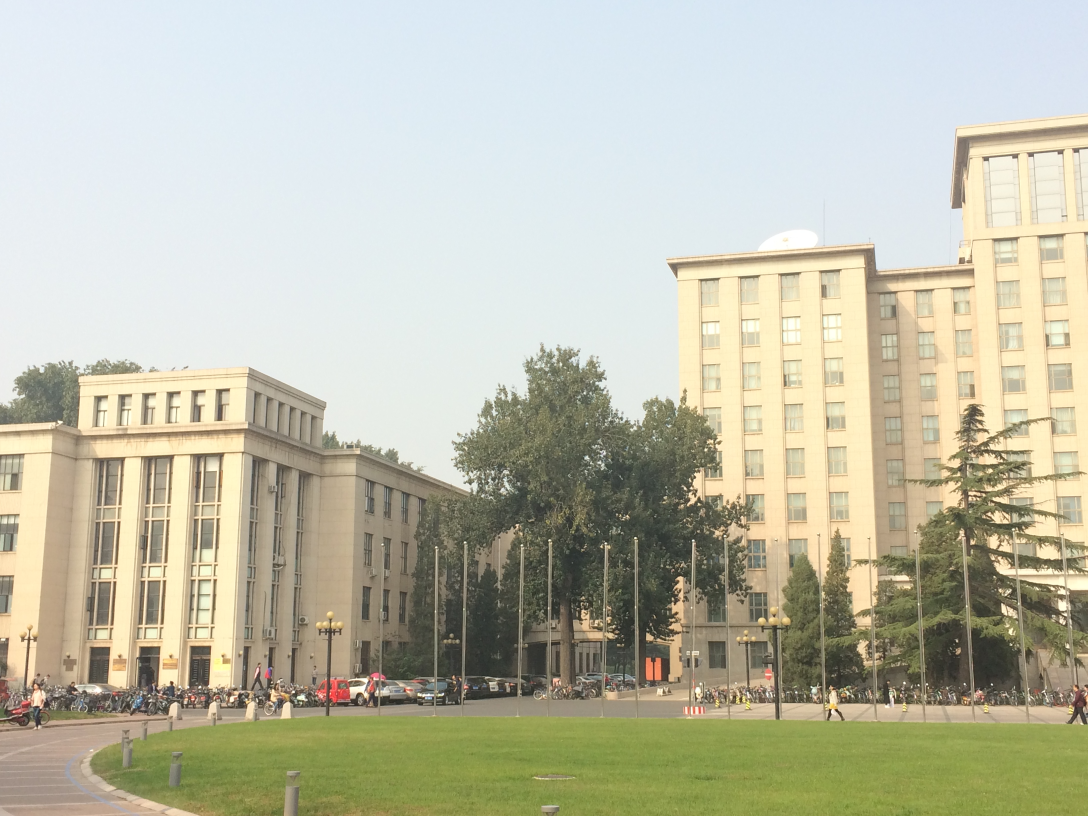
%> input picture 1-Photo-Stiching/program/1.JPG, 3264 x 2448 px (shown at 1/3 size)
$ octave --eval "PROJ1;"   (GNU Octave 9; MATLAB toolbox functions it lacks are replaced by stand-ins)
%> lines starting %> are read from the running program, lines starting %| are printed output that depends on the picture
function PROJ1

    %读取三张图片及其尺寸大小
    img1= imread('1.jpg');
    img2= imread('2.jpg');
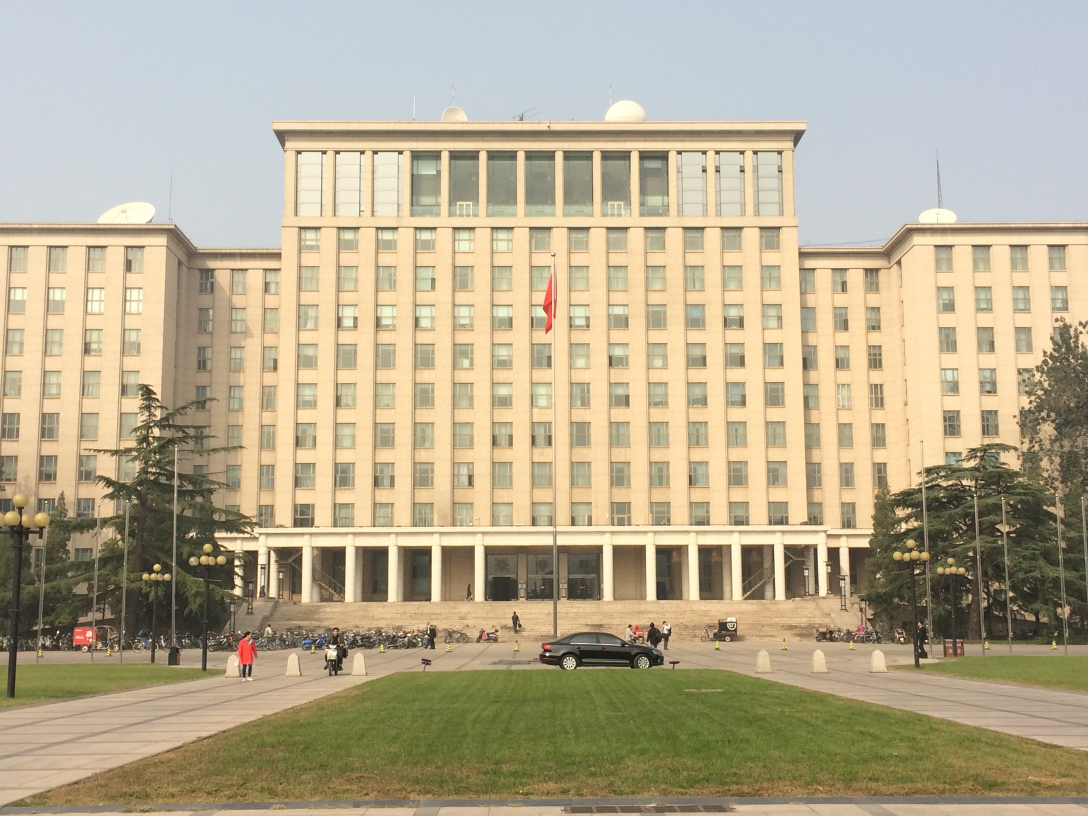
%> input picture 1-Photo-Stiching/program/2.JPG, 3264 x 2448 px (shown at 1/3 size)
    img3= imread('3.jpg');
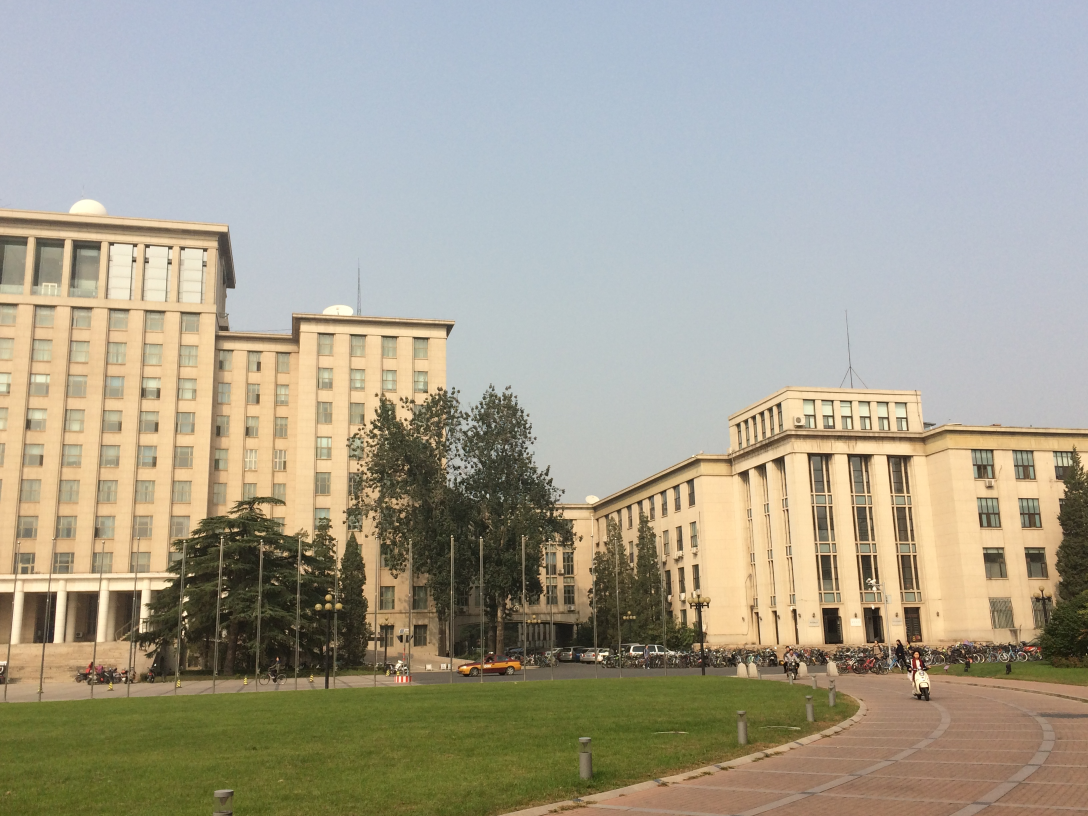
%> input picture 1-Photo-Stiching/program/3.JPG, 3264 x 2448 px (shown at 1/3 size)
    [M,N,~]=size(img1);
%> M = 2448; N = 3264

    %分离三张图片的RGB值，并根据各图曝光度进行微调
    img1r(:,:)=img1(:,:,1)-15;
    img1g(:,:)=img1(:,:,2)-21;
    img1b(:,:)=img1(:,:,3)-21;

    img2r(:,:)=img2(:,:,1);
    img2g(:,:)=img2(:,:,2);
    img2b(:,:)=img2(:,:,3);

    img3r(:,:)=min(img3(:,:,1)+9,255);
    img3g(:,:)=min(img3(:,:,2)+6,255);
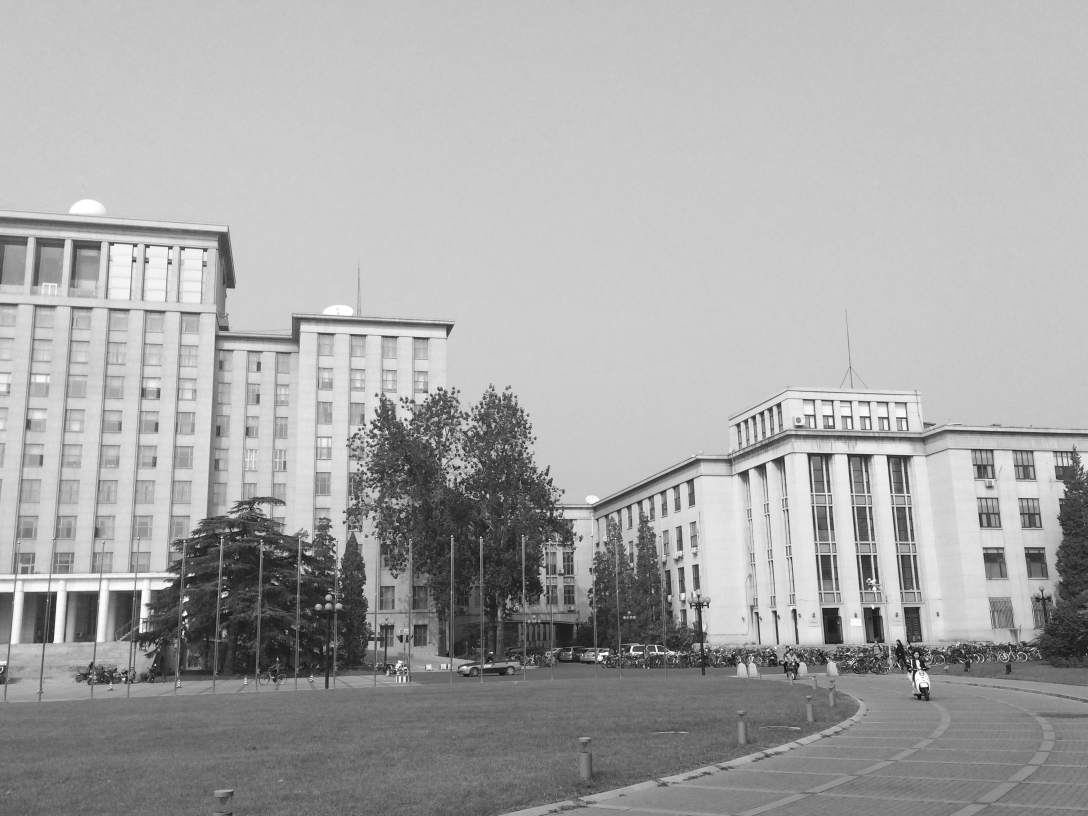
%> img3g: size 2448x3264 uint8 (shown at 1/3 size); min 6, max 255, mean 167.6
    img3b(:,:)=min(img3(:,:,3)+11,255);
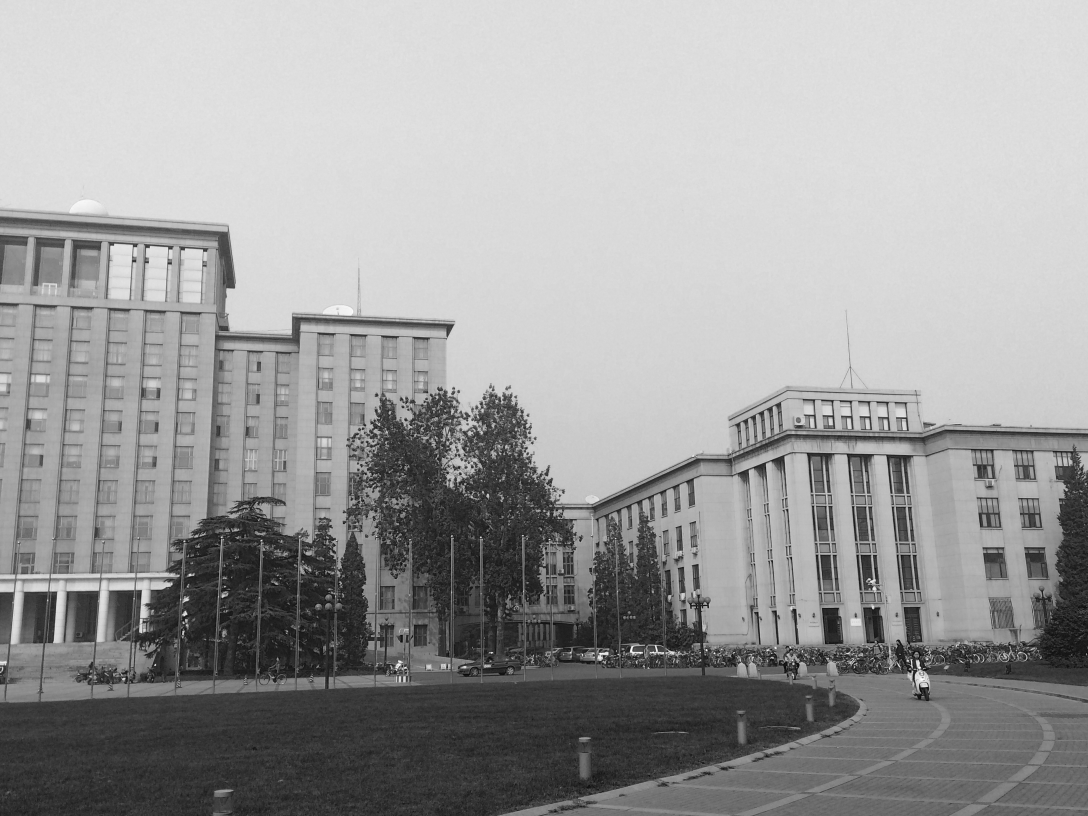
%> img3b: size 2448x3264 uint8 (shown at 1/3 size); min 11, max 255, mean 156.6

    %%%%%%%%%%%%%%%%%%%%%%%%%%%%%%%%%%%%%%%%%%%%%%%%%%%%%%%%%%%%%
    %图片1与图片2的拼接

    dot=[2032,845;2593,806;2051,1869;2638,1870];    %选取想让它成为矩形的四个点，在图中以主楼左侧的窗户四角为基准点
    w=round(sqrt((dot(1,1)-dot(2,1))^2+(dot(1,2)-dot(2,2))^2));	%从原四边形获得新矩形宽
    h=round(sqrt((dot(1,1)-dot(3,1))^2+(dot(1,2)-dot(3,2))^2));	%从原四边形获得新矩形高

    %控制点坐标
    x=[dot(1,1) dot(2,1) dot(3,1) dot(4,1)];
    y=[dot(1,2) dot(2,2) dot(3,2) dot(4,2)];
    %对应点坐标
    X=[dot(1,1) dot(1,1)+w dot(1,1) dot(1,1)+w];
    Y=[dot(1,2) dot(1,2) dot(1,2)+h dot(1,2)+h];

    %根据仿射变换原理设置求解rot矩阵
    B=[X(1) Y(1) X(2) Y(2) X(3) Y(3) X(4) Y(4)]';
    A=[x(1) y(1) 1 0 0 0 -X(1)*x(1) -X(1)*y(1);
       0 0 0 x(1) y(1) 1 -Y(1)*x(1) -Y(1)*y(1);
       x(2) y(2) 1 0 0 0 -X(2)*x(2) -X(2)*y(2);
       0 0 0 x(2) y(2) 1 -Y(2)*x(2) -Y(2)*y(2);
       x(3) y(3) 1 0 0 0 -X(3)*x(3) -X(3)*y(3);
       0 0 0 x(3) y(3) 1 -Y(3)*x(3) -Y(3)*y(3);
       x(4) y(4) 1 0 0 0 -X(4)*x(4) -X(4)*y(4);
       0 0 0 x(4) y(4) 1 -Y(4)*x(4) -Y(4)*y(4)];
    fa=A\B;	%[a b c d e f g h]矩阵
    a=fa(1);b=fa(2);c=fa(3);
    d=fa(4);e=fa(5);f=fa(6);
    g=fa(7);h=fa(8);
    rot=[a b c;
         d e f;
         g h 1];    %求取变换矩阵

    LU=rot*[1 1 1]'/(g*1+h*1+1);  %变换后图像左上点
    RU=rot*[M 1 1]'/(g*M+h*1+1);  %变换后图像右上点
%> RU = [2482.7; -7.92; 1]
    LD=rot*[1 N 1]'/(g*1+h*N+1);  %变换后图像左下点
%> LD = [-235.3; 3338.4; 1]
    RD=rot*[M N 1]'/(g*M+h*N+1);  %变换后图像右下点
%> RD = [2373.7; 3104.1; 1]

    height=round(max([LU(2) RU(2) LD(2) RD(2)])-min([LU(2) RU(2) LD(2) RD(2)]));    %变换后图像的高度
%> height = 3747
    length=round(max([LU(1) RU(1) LD(1) RD(1)])-min([LU(1) RU(1) LD(1) RD(1)]));	%变换后图像的宽度
%> length = 3010
    imgn=zeros(length,height);

    delta_x=round(abs(min([LU(1) RU(1) LD(1) RD(1)])));	%取得x方向的负轴超出的偏移量
%> delta_x = 528
    delta_y=round(abs(min([LU(2) RU(2) LD(2) RD(2)])));	%取得y方向的负轴超出的偏移量
%> delta_y = 409
    inv_rot=inv(rot);   %变换矩阵的逆矩阵

    %插值寻点
    for i = 1-delta_x:length-delta_x
        for j = 1-delta_y:height-delta_y
            pix=inv_rot*[i j 1]';       %求原图像中坐标
            pix=inv([g*pix(1)-1 h*pix(1);g*pix(2) h*pix(2)-1])*[-pix(1) -pix(2)]';
            if pix(1)>=0.5 && pix(2)>=0.5 && pix(1)<=M && pix(2)<=N
                %最近邻插值
                imgnr(i+delta_x,j+delta_y)=img1r(round(pix(1)),round(pix(2)));
                imgng(i+delta_x,j+delta_y)=img1g(round(pix(1)),round(pix(2)));
                imgnb(i+delta_x,j+delta_y)=img1b(round(pix(1)),round(pix(2)));
            end
        end
    end

    %RGB通道合成为一张彩色图imgn
    imgn(:,:,1)=imgnr(:,:);
    imgn(:,:,2)=imgng(:,:);
    imgn(:,:,3)=imgnb(:,:);

    imgn1=imrotate(imgn,-3,'bilinear','Loose'); %根据图片方向，进行旋转变换。此处使用Matlab函数，使之顺时针旋转3°
    imgn2=imresize(imgn1,0.85,'bilinear');      %根据图1、图2比例关系，进行放缩变换。此处使用Matlab函数，使之缩小为原图的0.85倍

    %根据拼接对应点关系，将图1、图2汇总至一张新图中
    for i=1:2722
        for j=1:2260
            for k=1:3
                img12(i,j,k)=imgn2(i,j,k);
            end
        end
    end
    for i=434:2881
        for j=2261:5440
            for k=1:3
                img12(i,j,k)=img2(i-433,j-2176,k);
            end
        end
    end

    %显示并保存图1、图2拼接结果
    figure;
    imshow(uint8(img12));
    imwrite(uint8(img12),'1&2.jpg');

    %%%%%%%%%%%%%%%%%%%%%%%%%%%%%%%%%%%%%%%%%%%%%%%%%%%%%%%%%%%%%
    %图片1、图片2的拼接结果 和 图片3 的拼接

    dot=[914,101;1548,47;938,605;1547,571]; %选取想让它成为矩形的四个点，在图中以主楼右侧的窗户四角为基准点
    w=round(sqrt((dot(1,1)-dot(2,1))^2+(dot(1,2)-dot(2,2))^2));     %从原四边形获得新矩形宽
    h=round(sqrt((dot(1,1)-dot(3,1))^2+(dot(1,2)-dot(3,2))^2));     %从原四边形获得新矩形高

    %控制点坐标
    x=[dot(1,1) dot(2,1) dot(3,1) dot(4,1)];
    y=[dot(1,2) dot(2,2) dot(3,2) dot(4,2)];
    %对应点坐标
    X=[dot(1,1) dot(1,1)+w dot(1,1) dot(1,1)+w];
    Y=[dot(1,2) dot(1,2) dot(1,2)+h dot(1,2)+h];

    %根据仿射变换原理设置求解rot矩阵
    B=[X(1) Y(1) X(2) Y(2) X(3) Y(3) X(4) Y(4)]';
    A=[x(1) y(1) 1 0 0 0 -X(1)*x(1) -X(1)*y(1);
       0 0 0 x(1) y(1) 1 -Y(1)*x(1) -Y(1)*y(1);
       x(2) y(2) 1 0 0 0 -X(2)*x(2) -X(2)*y(2);
       0 0 0 x(2) y(2) 1 -Y(2)*x(2) -Y(2)*y(2);
       x(3) y(3) 1 0 0 0 -X(3)*x(3) -X(3)*y(3);
       0 0 0 x(3) y(3) 1 -Y(3)*x(3) -Y(3)*y(3);
       x(4) y(4) 1 0 0 0 -X(4)*x(4) -X(4)*y(4);
       0 0 0 x(4) y(4) 1 -Y(4)*x(4) -Y(4)*y(4)];
    fa=A\B;	%[a b c d e f g h]矩阵
    a=fa(1);b=fa(2);c=fa(3);
    d=fa(4);e=fa(5);f=fa(6);
    g=fa(7);h=fa(8);
    rot=[a b c;
         d e f;
         g h 1];	%求取变换矩阵

    LU=rot*[1 1 1]'/(g*1+h*1+1);  %变换后图像左上点
    RU=rot*[M 1 1]'/(g*M+h*1+1);  %变换后图像右上点
    LD=rot*[1 N 1]'/(g*1+h*N+1);  %变换后图像左下点
    RD=rot*[M N 1]'/(g*M+h*N+1);  %变换后图像右下点

    height=round(max([LU(2) RU(2) LD(2) RD(2)])-min([LU(2) RU(2) LD(2) RD(2)]));	%变换后图像的高度
    length=round(max([LU(1) RU(1) LD(1) RD(1)])-min([LU(1) RU(1) LD(1) RD(1)]));	%变换后图像的宽度
    imgm=zeros(length,height-1);

    delta_x=round(abs(min([LU(1) RU(1) LD(1) RD(1)])));	%取得x方向的负轴超出的偏移量
    delta_y=round(abs(min([LU(2) RU(2) LD(2) RD(2)])));	%取得y方向的负轴超出的偏移量
    inv_rot=inv(rot);   %变换矩阵的逆矩阵

    %插值寻点
    for i = 1-delta_x:length-delta_x
        for j = 1-delta_y:height-delta_y
            pix=inv_rot*[i j 1]';	%求原图像中坐标
            pix=inv([g*pix(1)-1 h*pix(1);g*pix(2) h*pix(2)-1])*[-pix(1) -pix(2)]';
            %最近邻插值
            if pix(1)>=0.5 && pix(2)>=0.5 && pix(1)<=M && pix(2)<=N
                imgmr(i+delta_x,j+delta_y)=img3r(round(pix(1)),round(pix(2)));
                imgmg(i+delta_x,j+delta_y)=img3g(round(pix(1)),round(pix(2)));
                imgmb(i+delta_x,j+delta_y)=img3b(round(pix(1)),round(pix(2)));
            end
        end
    end

    %RGB通道合成为一张彩色图imgm
    imgm(:,:,1)=imgmr(:,:);
    imgm(:,:,2)=imgmg(:,:);
    imgm(:,:,3)=imgmb(:,:);

    img3=imresize(imgm,1.077,'bilinear');   %根据图1、图2比例关系，进行放缩变换。此处使用Matlab函数，使之放大为原图的1.077倍

    %根据拼接对应点关系，将图1、图2汇总至一张新图中
    for i=586:3466
        for j=1:5292
            for k=1:3
                img123(i,j,k)=img12(i-585,j,k);
            end
        end
    end
    for i=1:3317
        for j=5293:8245
            for k=1:3
                img123(i,j,k)=img3(i,j-3835,k);
            end
        end
    end

    %显示并保存最终拼接结果
    figure;
    imshow(uint8(img123));
    imwrite(uint8(img123),'1&2&3.jpg');
    end

%> (the run ends here)
